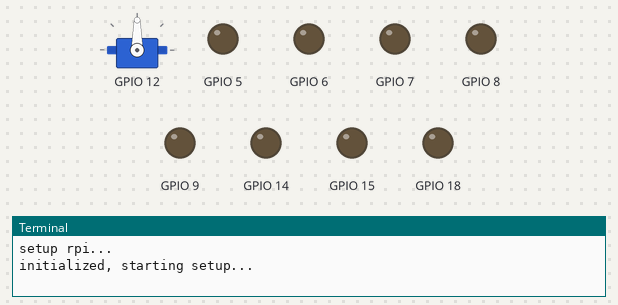
Recording of a program running on a simulated Raspberry Pi (BCM pin numbers). Shown: servo, output pins drawn as LEDs (lit = HIGH), the last lines printed to the terminal. Servo angles are drawn from the pulse width (0.5 ms = 0°, 2.5 ms = 180°). At 15.0 s the program stops and its outputs stay as they are.

Above: at 0.1 s.
At 2.1 s:
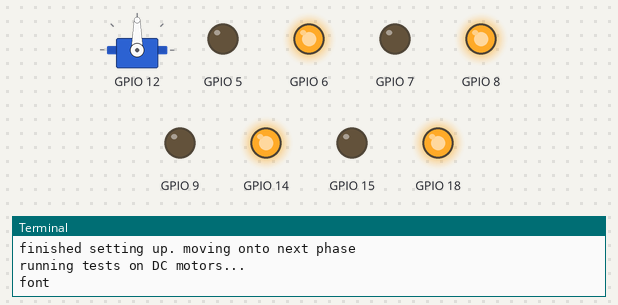
At 4.1 s:
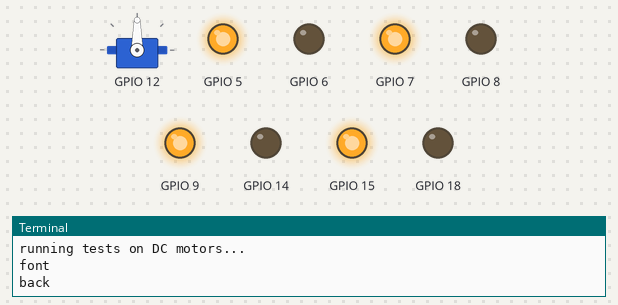
At 6.1 s:
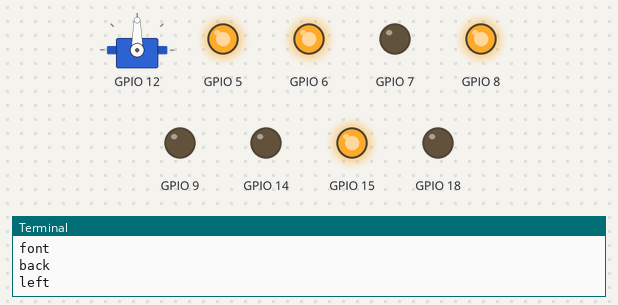
At 8.1 s:
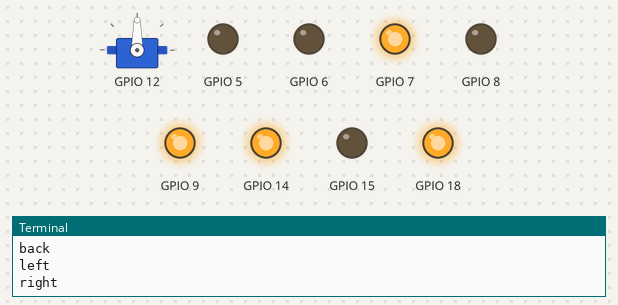
At 15.1 s:
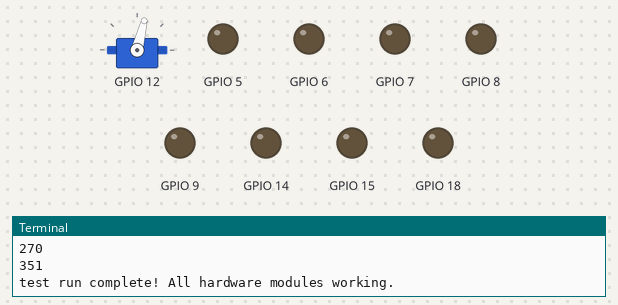
Timing chart, 0 to 16.5 s (numbered marks = the images above):
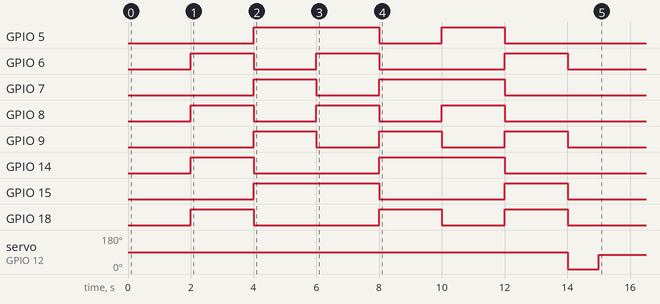

The program:

motorsystemGPIOPartly.py
```python
from gpiozero.pins.pigpio import PiGPIOFactory
import time
import math
from gpiozero import Servo
import RPi.GPIO as GPIO

class car():
    def stop(self):
        GPIO.output(self.leftM1APin,0)
        GPIO.output(self.leftM2APin,0)
        GPIO.output(self.rightM1APin,0)
        GPIO.output(self.rightM2APin,0)

        GPIO.output(self.leftM1BPin,0)
        GPIO.output(self.leftM2BPin,0)
        GPIO.output(self.rightM1BPin,0)
        GPIO.output(self.rightM2BPin,0)

    def front(self,delay=5,willStop=True):
        GPIO.output(self.leftM1APin,1)
        GPIO.output(self.leftM2APin,1)
        GPIO.output(self.rightM1APin,1)
        GPIO.output(self.rightM2APin,1)

        time.sleep(delay)
        self.stop() if willStop else None

    def back(self,delay=5,willStop=True):
        GPIO.output(self.leftM1BPin,1)
        GPIO.output(self.leftM2BPin,1)
        GPIO.output(self.rightM1BPin,1)
        GPIO.output(self.rightM2BPin,1)

        time.sleep(delay)
        self.stop() if willStop else None

    def left(self,delay=5,willStop=True):
        GPIO.output(self.leftM1BPin,1)
        GPIO.output(self.leftM2BPin,1)
        GPIO.output(self.rightM1APin,1)
        GPIO.output(self.rightM2APin,1)

        time.sleep(delay)
        self.stop() if willStop else None

    def right(self,delay=5,willStop=True):
        GPIO.output(self.leftM1APin,1)
        GPIO.output(self.leftM2APin,1)
        GPIO.output(self.rightM1BPin,1)
        GPIO.output(self.rightM2BPin,1)

        time.sleep(delay)
        self.stop() if willStop else None

    def clockwise(self,delay=5,willStop=True):
        GPIO.output(self.leftM1APin,1)
        GPIO.output(self.leftM2BPin,1)
        GPIO.output(self.rightM1BPin,1)
        GPIO.output(self.rightM2APin,1)

        time.sleep(delay)
        self.stop() if willStop else None

    def counter_clockwise(self,delay=5,willStop=True):
        GPIO.output(self.leftM1BPin,1)
        GPIO.output(self.leftM2APin,1)
        GPIO.output(self.rightM1APin,1)
        GPIO.output(self.rightM2BPin,1)

        time.sleep(delay)
        self.stop() if willStop else None

    # def getDistance(self):
    #         dist=None
    #     # while dist==None:
    #         count=0
    #         print("getting dist")
    #         GPIO.output(self.Trig, GPIO.HIGH)
    #         time.sleep(0.00001)
    #         GPIO.output(self.Trig, GPIO.LOW)
    #         pulse_start=time.time()
    #         pulse_end=time.time()
    #         ls=[]
    #         while GPIO.input(self.Echo)==0:
    #             pulse_start = time.time()
    #             count+=1
    #             ls.append(pulse_start)
    #             if count>300:
    #                 break
    #             # GPIO.output(self.Trig, GPIO.HIGH)
    #             # time.sleep(0.00001)
    #             # GPIO.output(self.Trig, GPIO.LOW)

    #         while GPIO.input(self.Echo)==1:
    #             pulse_end = time.time()

    #         pulseDuration = pulse_end-ls[-2]
    #         dist = pulseDuration*34300/2
    #         return dist

    def servoWrite(self,angle):
        angle = self.num_to_range(angle, 0,100,270,360)
        print(angle)
        self.servoCam.value = math.sin(math.radians(angle))

    def __init__(self,  servo_pin=12, leftM1APin=14, leftM1BPin=15, leftM2APin=18, leftM2BPin=5, rightM1APin=6,
                 rightM1BPin=7, rightM2APin=8, rightM2BPin=9, Trig=10, Echo=11):

        print("setup rpi...")
        GPIO.setmode(GPIO.BCM)
        GPIO.setwarnings(False)

        print("initialized, starting setup...") #havent setup servo
        self.leftM1APin=leftM1APin
        self.leftM1BPin=leftM1BPin
        self.leftM2APin=leftM2APin
        self.leftM2BPin=leftM2BPin
        self.rightM1APin=rightM1APin
        self.rightM1BPin=rightM1BPin
        self.rightM2APin=rightM2APin
        self.rightM2BPin=rightM2BPin
        self.Trig=Trig
        self.Echo=Echo
        #the camera servo
        factory = PiGPIOFactory()
        self.servoCam = Servo(servo_pin, pin_factory=factory, min_pulse_width=(0.5/1000), max_pulse_width=(2.5/1000))
        self.servoCam.value = None

        #setup ultrasonic
        GPIO.setup(self.Trig, GPIO.OUT)
        GPIO.setup(self.Echo, GPIO.IN)

        #setup self.leftM1BPin side dc motor
        GPIO.setup(self.leftM1APin,GPIO.OUT)
        GPIO.setup(self.leftM1BPin,GPIO.OUT)
        GPIO.setup(self.leftM2APin,GPIO.OUT)
        GPIO.setup(self.leftM2BPin,GPIO.OUT)

        #setup right side dc motor
        GPIO.setup(self.rightM1APin, GPIO.OUT)
        GPIO.setup(self.rightM1BPin, GPIO.OUT)
        GPIO.setup(self.rightM2APin, GPIO.OUT)
        GPIO.setup(self.rightM2BPin, GPIO.OUT)


        time.sleep(2)

        print("finished setting up. moving onto next phase")

    def num_to_range(self,num, inMin, inMax, outMin, outMax):
        return int(outMin + (float(num - inMin) / float(inMax - inMin) * (outMax
                        - outMin)))

    def testRunMotor(self,tDelay=2):
        print("running tests on DC motors...")
        print("font")
        self.front(delay=tDelay)

        print("back")
        self.back(delay=tDelay)

        print("left")
        self.left(delay=tDelay)

        print("right")
        self.right(delay=tDelay)

        print("turning clockwise")
        self.clockwise(delay=tDelay)

        print("turning counter-clockwise")
        self.counter_clockwise(delay=tDelay)

        # print("testing ultrasonic sensor...")
        # dist = self.getDistance()
        # print(f"distance: {dist}")

        print("testing servo")
        self.servoWrite(1)
        time.sleep(1)
        self.servoWrite(90)

        print("test run complete! All hardware modules working.")

if __name__ == "__main__":
    nano = car()
    nano.stop()
    nano.testRunMotor()
```
